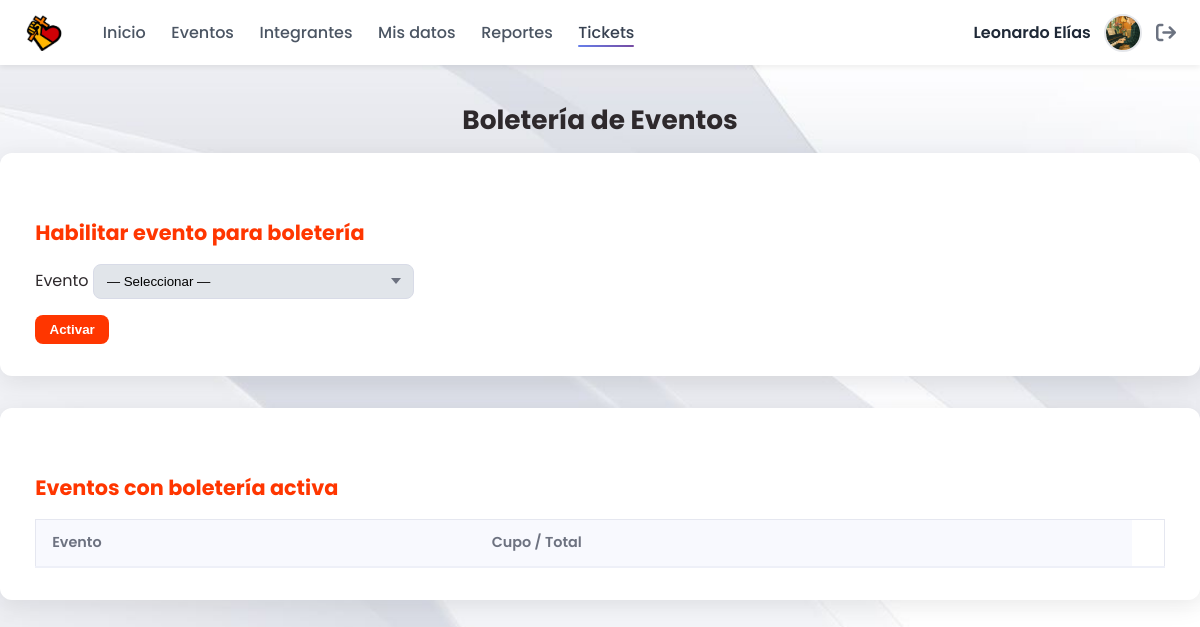
The page /tickets.php (signed in) on the database its author committed.
### tables this page shows
CREATE TABLE `usuarios` (
  `id_usuario` int(11) NOT NULL,
  `nombres` varchar(60) NOT NULL,
  `apellido_paterno` varchar(30) NOT NULL,
  `apellido_materno` varchar(30) DEFAULT NULL,
  `foto_perfil` varchar(255) DEFAULT NULL,
  `fecha_nacimiento` date DEFAULT NULL,
  `rut_dni` varchar(13) NOT NULL,
  `id_pais` int(11) NOT NULL,
  `id_region_estado` int(11) DEFAULT NULL,
  `id_ciudad_comuna` int(11) DEFAULT NULL,
  `direccion` varchar(255) DEFAULT NULL,
  `iglesia_ministerio` varchar(255) DEFAULT NULL,
  `profesion_oficio_estudio` varchar(255) DEFAULT NULL,
  `password` varchar(255) DEFAULT NULL,
  `fecha_registro` date NOT NULL,
  `ultima_actualizacion` timestamp NULL DEFAULT NULL
);

### lib_auth.php (called while the page is built, shortened)
<?php
function user_is_lider_nac(PDO $pdo,int $uid): bool {
    $q = $pdo->prepare(
        "SELECT 1 FROM integrantes_equipos_proyectos
         WHERE id_usuario=? AND id_equipo_proyecto=1 LIMIT 1");
    $q->execute([$uid]);
    return (bool)$q->fetchColumn();
}
function user_can_use_reports(PDO $pdo,int $uid): bool {
    return user_is_lider_nac($pdo,$uid) || user_is_privileged($pdo,$uid);
}

### tickets.php (the view, shortened to what this page needs)
<?php
require 'conexion.php';
?>
<!DOCTYPE html><html lang="es"><head>
  <link rel="stylesheet" href="styles/main.css">
  <link rel="stylesheet"
        href="https://cdnjs.cloudflare.com/ajax/libs/font-awesome/6.4.0/css/all.min.css">
  <link  href="https://cdn.jsdelivr.net/npm/choices.js@10.2.0/public/assets/styles/choices.min.css"
        rel="stylesheet">
</head><body>
<?php require_once 'navegador.php'; ?>
<h1>Boletería de Eventos</h1>
<section>
  <h2>Habilitar evento para boletería</h2>
  <form method="post" style="max-width:420px">
    <label style="display:block">
      Evento
      <select id="sel-evento"
              name="id_evento"
              class="nice js-choice"
              required>
        <option value="">— Seleccionar —</option>
      </select>
    </label>
    <button name="activar_evt" value="1" style="margin-top:1rem">
      Activar
    </button>
  </form>
</section>
<section>
  <h2>Eventos con boletería activa</h2>
  <div class="tbl-scroll">
    <table>
      <thead>
        <tr><th>Evento</th><th>Cupo / Total</th><th></th></tr>
      </thead>
    </table>
  </div>
</section>
</body></html>

### navegador.php (shortened to what this page needs)
<?php
require_once __DIR__.'/lib_auth.php';
$uid = (int)$_SESSION['id_usuario'];
$stmt = $pdo->prepare("
    SELECT nombres, foto_perfil
      FROM usuarios
     WHERE id_usuario = :id
     LIMIT 1");
$stmt->execute([':id' => $uid]);
$user = $stmt->fetch(PDO::FETCH_ASSOC) ?: ['nombres'=>'','foto_perfil'=>''];
$fotoNav = trim((string)($user['foto_perfil'] ?? '')) ?: 'uploads/fotos/default.png';
$curr = basename(parse_url($_SERVER['REQUEST_URI'], PHP_URL_PATH));
?>
<link rel="stylesheet"
      href="https://cdnjs.cloudflare.com/ajax/libs/font-awesome/6.5.0/css/all.min.css">
<nav>
  <div class="menu">
    <a class="logo" href="home.php">
      <img src="images/LogoEC.png" alt="Logo Evangelio Creativo">
    </a>
    <a href="home.php"           <?= $curr==='home.php'            ? 'class="active"' : '' ?>>Inicio</a>
    <a href="eventos.php"        <?= $curr==='eventos.php'         ? 'class="active"' : '' ?>>Eventos</a>
    <a href="integrantes.php"    <?= $curr==='integrantes.php'     ? 'class="active"' : '' ?>>Integrantes</a>
    <a href="ver_mis_datos.php"  <?= $curr==='ver_mis_datos.php'   ? 'class="active"' : '' ?>>Mis datos</a>
    <?php if (user_can_use_reports($pdo,$uid)): ?>
      <a href="reportes.php"    <?= $curr==='reportes.php'        ? 'class="active"' : '' ?>>Reportes</a>
    <?php endif; ?>
    <a href="tickets.php"        <?= in_array($curr,['tickets.php','ticket_detalle.php']) ? 'class="active"' : '' ?>>Tickets</a>
  </div>
  <div class="perfil">
    <span id="nombre-usuario"><?= htmlspecialchars($user['nombres']) ?></span>
    <img id="foto-perfil-nav"
         src="<?= htmlspecialchars($fotoNav) ?>"
         alt="Foto de <?= htmlspecialchars($user['nombres']) ?>">
    <a href="#" id="logout" title="Cerrar sesión">
      <i class="fa-solid fa-arrow-right-from-bracket"></i>
    </a>
  </div>
</nav>

### styles/main.css (style rules this page uses)
:root { --color-fondo: #fcf4ef; --color-header: #333; --color-texto: #fff; --color-enlace: #FF5733; --color-enlace-hover: #FF4500; --color-boton: #4CAF50; --color-boton-hover: #45a049; --color-titulo: #FF5733; --color-subtitulo: #FF4500; }
body { font-family: Arial, sans-serif; margin: 0; padding: 0; }

### tickets.php (style rules this page uses)
:root { --negro:#2e292c; --naranjo:#ff4200; --naranjo-dark:#d63800; --blanco:#ffffff; --gris:#6d7280; --verde:#198754; --rojo:#d62828; --bg-main:#f6f7fb; --bg-card:#ffffff; --primary:var(--naranjo); --primary-hover:var(--naranjo-dark); --success:var(--verde); --danger:var(--rojo); --radius:12px; --shadow:0 6px 20px rgba(0,0,0,.08); --transition:.2s ease; --w-acciones: 0px; }
*,*::before,*::after { box-sizing:border-box;margin:0;padding:0 }
html { scroll-behavior:smooth }
body { font:400 15px/1.55 "Poppins",system-ui,sans-serif; background:var(--bg-main); color:var(--negro); min-height:100vh; }
h1 { font-size:1.65rem;margin:2.2rem 0 .8rem;text-align:center }
h2 { font-size:1.3rem;margin:2rem 0 1rem;color:var(--primary) }
section { max-width:1200px; margin:0 auto 2rem; padding:2rem 2.2rem; background:var(--bg-card); border-radius:var(--radius); box-shadow:var(--shadow); }
.tbl-scroll { overflow-x: auto; position: relative; padding-right:var(--w-acciones); }
.tbl-scroll table { min-width: 100%; }
.tbl-scroll > table { margin-right: calc(-1 * var(--w-acciones)); }
.tbl-scroll th:last-child, .tbl-scroll td:last-child { position:sticky; right: -.5px; width:var(--w-acciones); min-width:var(--w-acciones); background:#fff; box-shadow:-4px 0 6px -4px rgba(0,0,0,.12); z-index:5; }
.tbl-scroll::after { content:''; position:absolute; top:0; right:0; width:var(--w-acciones); height:100%; background:#fff; pointer-events:none; z-index:4; }
section table { width:100%;min-width:100%; border-collapse:collapse; font-size:.9rem; background:#fff; border:1px solid #e5e7f0; border-radius:10px; }
thead { background:#f8f9fe; }
th,td { padding:.75rem 1rem;text-align:left;white-space:nowrap }
th { color:var(--gris);font-weight:600;border-bottom:2px solid #eef0f8 }
td:last-child,th:last-child { position:sticky;right:0; background:#fff; box-shadow:-4px 0 6px -4px rgba(0,0,0,.12); }
.tbl-scroll td:last-child, .tbl-scroll th:last-child { z-index:2; }
button,a.btn,.btn-prim { display:inline-flex;align-items:center;gap:.4rem; padding:.45rem .9rem; border:0;border-radius:8px; background:var(--primary); color:#fff; font-weight:600; cursor:pointer; text-decoration:none; transition:background var(--transition); }
select.nice { appearance:none;-webkit-appearance:none;-moz-appearance:none; padding:.55rem 2.2rem .55rem .8rem; border:1px solid #d8dbe7;border-radius:8px; cursor:pointer;transition:border-color var(--transition); }

### rows shown on the page
usuarios: nombres "Leonardo Elías", foto_perfil (picture)
